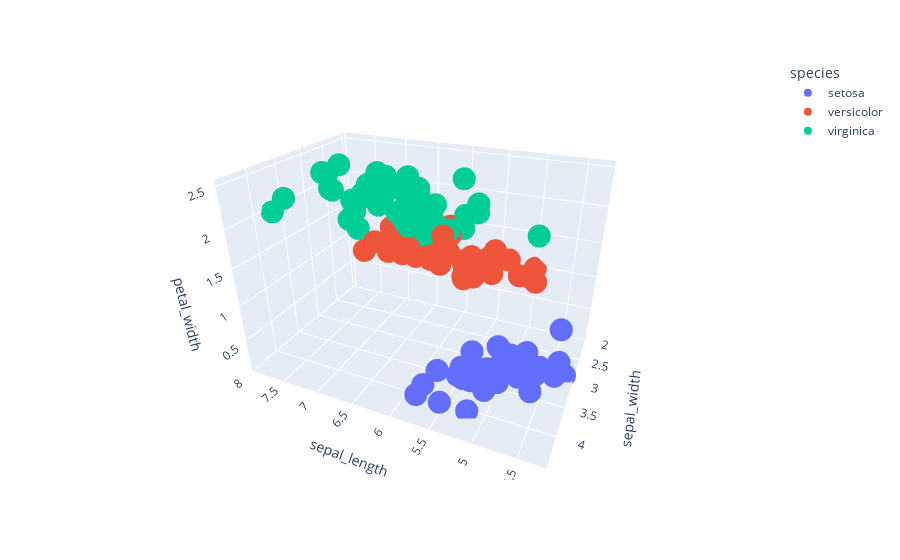

Here is the notebook cell this chart was saved with:
### Markdown cell above
# Examples
Each example is taken off of the [plotly website](https://plotly.com/python/)

# 3D - Scatter Plot
The code below opens up an interactive cell to move around in

### Code cell
import plotly.express as px
df = px.data.iris()
fig = px.scatter_3d(df, x='sepal_length', y='sepal_width', z='petal_width',
              color='species')
fig.show()

### Figure 1 — Plotly figure (JSON) as saved in the notebook; plotly's stock layout.template omitted (floating-point values rounded to 4 significant figures)
{"data": [{"hovertemplate": "species=setosa<br>sepal_length=%{x}<br>sepal_width=%{y}<br>petal_width=%{z}<extra></extra>", "legendgroup": "setosa", "marker": {"color": "#636efa", "symbol": "circle"}, "mode": "markers", "name": "setosa", "scene": "scene", "showlegend": true, "type": "scatter3d", "x": [5.1, 4.9, 4.7, 4.6, 5, 5.4, 4.6, 5, 4.4, 4.9, 5.4, 4.8, 4.8, 4.3, 5.8, 5.7, 5.4, 5.1, 5.7, 5.1, 5.4, 5.1, 4.6, 5.1, 4.8, 5, 5, 5.2, 5.2, 4.7, 4.8, 5.4, 5.2, 5.5, 4.9, 5, 5.5, 4.9, 4.4, 5.1, 5, 4.5, 4.4, 5, 5.1, 4.8, 5.1, 4.6, 5.3, 5], "y": [3.5, 3, 3.2, 3.1, 3.6, 3.9, 3.4, 3.4, 2.9, 3.1, 3.7, 3.4, 3, 3, 4, 4.4, 3.9, 3.5, 3.8, 3.8, 3.4, 3.7, 3.6, 3.3, 3.4, 3, 3.4, 3.5, 3.4, 3.2, 3.1, 3.4, 4.1, 4.2, 3.1, 3.2, 3.5, 3.1, 3, 3.4, 3.5, 2.3, 3.2, 3.5, 3.8, 3, 3.8, 3.2, 3.7, 3.3], "z": [0.2, 0.2, 0.2, 0.2, 0.2, 0.4, 0.3, 0.2, 0.2, 0.1, 0.2, 0.2, 0.1, 0.1, 0.2, 0.4, 0.4, 0.3, 0.3, 0.3, 0.2, 0.4, 0.2, 0.5, 0.2, 0.2, 0.4, 0.2, 0.2, 0.2, 0.2, 0.4, 0.1, 0.2, 0.1, 0.2, 0.2, 0.1, 0.2, 0.2, 0.3, 0.3, 0.2, 0.6, 0.4, 0.3, 0.2, 0.2, 0.2, 0.2]}, {"hovertemplate": "species=versicolor<br>sepal_length=%{x}<br>sepal_width=%{y}<br>petal_width=%{z}<extra></extra>", "legendgroup": "versicolor", "marker": {"color": "#EF553B", "symbol": "circle"}, "mode": "markers", "name": "versicolor", "scene": "scene", "showlegend": true, "type": "scatter3d", "x": [7, 6.4, 6.9, 5.5, 6.5, 5.7, 6.3, 4.9, 6.6, 5.2, 5, 5.9, 6, 6.1, 5.6, 6.7, 5.6, 5.8, 6.2, 5.6, 5.9, 6.1, 6.3, 6.1, 6.4, 6.6, 6.8, 6.7, 6, 5.7, 5.5, 5.5, 5.8, 6, 5.4, 6, 6.7, 6.3, 5.6, 5.5, 5.5, 6.1, 5.8, 5, 5.6, 5.7, 5.7, 6.2, 5.1, 5.7], "y": [3.2, 3.2, 3.1, 2.3, 2.8, 2.8, 3.3, 2.4, 2.9, 2.7, 2, 3, 2.2, 2.9, 2.9, 3.1, 3, 2.7, 2.2, 2.5, 3.2, 2.8, 2.5, 2.8, 2.9, 3, 2.8, 3, 2.9, 2.6, 2.4, 2.4, 2.7, 2.7, 3, 3.4, 3.1, 2.3, 3, 2.5, 2.6, 3, 2.6, 2.3, 2.7, 3, 2.9, 2.9, 2.5, 2.8], "z": [1.4, 1.5, 1.5, 1.3, 1.5, 1.3, 1.6, 1, 1.3, 1.4, 1, 1.5, 1, 1.4, 1.3, 1.4, 1.5, 1, 1.5, 1.1, 1.8, 1.3, 1.5, 1.2, 1.3, 1.4, 1.4, 1.7, 1.5, 1, 1.1, 1, 1.2, 1.6, 1.5, 1.6, 1.5, 1.3, 1.3, 1.3, 1.2, 1.4, 1.2, 1, 1.3, 1.2, 1.3, 1.3, 1.1, 1.3]}, {"hovertemplate": "species=virginica<br>sepal_length=%{x}<br>sepal_width=%{y}<br>petal_width=%{z}<extra></extra>", "legendgroup": "virginica", "marker": {"color": "#00cc96", "symbol": "circle"}, "mode": "markers", "name": "virginica", "scene": "scene", "showlegend": true, "type": "scatter3d", "x": [6.3, 5.8, 7.1, 6.3, 6.5, 7.6, 4.9, 7.3, 6.7, 7.2, 6.5, 6.4, 6.8, 5.7, 5.8, 6.4, 6.5, 7.7, 7.7, 6, 6.9, 5.6, 7.7, 6.3, 6.7, 7.2, 6.2, 6.1, 6.4, 7.2, 7.4, 7.9, 6.4, 6.3, 6.1, 7.7, 6.3, 6.4, 6, 6.9, 6.7, 6.9, 5.8, 6.8, 6.7, 6.7, 6.3, 6.5, 6.2, 5.9], "y": [3.3, 2.7, 3, 2.9, 3, 3, 2.5, 2.9, 2.5, 3.6, 3.2, 2.7, 3, 2.5, 2.8, 3.2, 3, 3.8, 2.6, 2.2, 3.2, 2.8, 2.8, 2.7, 3.3, 3.2, 2.8, 3, 2.8, 3, 2.8, 3.8, 2.8, 2.8, 2.6, 3, 3.4, 3.1, 3, 3.1, 3.1, 3.1, 2.7, 3.2, 3.3, 3, 2.5, 3, 3.4, 3], "z": [2.5, 1.9, 2.1, 1.8, 2.2, 2.1, 1.7, 1.8, 1.8, 2.5, 2, 1.9, 2.1, 2, 2.4, 2.3, 1.8, 2.2, 2.3, 1.5, 2.3, 2, 2, 1.8, 2.1, 1.8, 1.8, 1.8, 2.1, 1.6, 1.9, 2, 2.2, 1.5, 1.4, 2.3, 2.4, 1.8, 1.8, 2.1, 2.4, 2.3, 1.9, 2.3, 2.5, 2.3, 1.9, 2, 2.3, 1.8]}], "layout": {"autosize": true, "legend": {"title": {"text": "species"}, "tracegroupgap": 0}, "margin": {"t": 60}, "scene": {"aspectmode": "auto", "aspectratio": {"x": 1.31, "y": 0.8736, "z": 0.8736}, "camera": {"center": {"x": 0, "y": 0, "z": 0}, "eye": {"x": -0.7902, "y": 1.754, "z": 0.9927}, "projection": {"type": "perspective"}, "up": {"x": 0, "y": 0, "z": 1}}, "domain": {"x": [0, 1], "y": [0, 1]}, "xaxis": {"title": {"text": "sepal_length"}, "type": "linear"}, "yaxis": {"title": {"text": "sepal_width"}, "type": "linear"}, "zaxis": {"title": {"text": "petal_width"}, "type": "linear"}}}}
